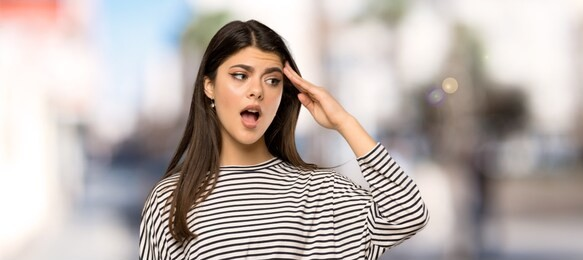
#> input picture face_check_test/people_face/people_ori (1).jpg, 583 x 260 px, found by its file name; its folder holds only this picture in this run
$ python face_check_data.py
#> lines starting #> are read from the running program, lines starting #| are printed output that depends on the picture; after the words box and inside, x2 and y2 are one past the last pixel; in counts of white or black regions, pixels touching at a corner belong together
import cv2
import os

def detect(face_list_path,face_list_name):
    # 声明face_cascade变量，该变量为CascadeClassifier对象，负责人脸检测
#> called with face_list_name = 'people_ori (1)'
    face_cascade = cv2.CascadeClassifier(
        r'face_check\haarcascade_frontalface_default.xml')
    img = cv2.imread(  # 读取图片
        face_list_path)
#> img is the input picture: shape (260, 583, 3); mean B, G, R 172.8, 177, 187.3
    gray = cv2.cvtColor(img, cv2.COLOR_BGR2GRAY)  # 将图片转化为灰度图
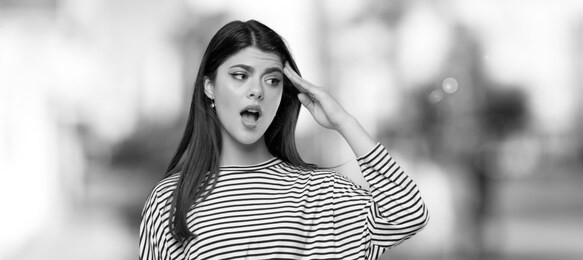
#> gray: shape (260, 583); min 0, max 255, mean 179.6
    faces = face_cascade.detectMultiScale(gray, 1.3, 5)  # 进行实际的人脸检测
#> faces = [[210, 43, 88, 88]]
    for (x, y, w, h) in faces:          #画出人脸矩阵
        img = cv2.rectangle(img, (x, y), (x+w, y+h), (255, 0, 0), 2)
        f = cv2.resize(gray[y:y+h, x:x+2],(200,200))
        cv2.imwrite(os.path.join(r'face_check_test/pgm',face_list_name+'.pgm'),f)
#> this loop made 1 pass
#> pass 1, in detect, `img = cv2.rectangle(img, (x, y), (x+w, y+h), (255, 0, 0), 2)`:
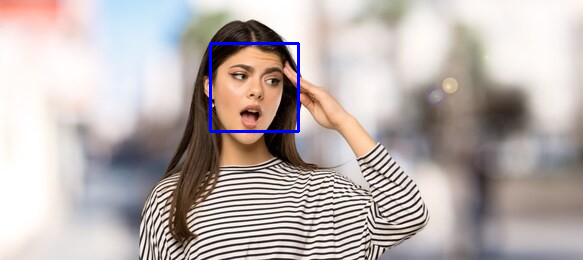
#> img: shape (260, 583, 3); 0.69% of pixels changed, all inside (x1, y1, x2, y2) = (209, 42, 300, 133)
#> pass 1, in detect, `f = cv2.resize(gray[y:y+h, x:x+2],(200,200))`:
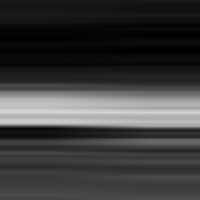
#> f: shape (200, 200); min 1, max 213, mean 60.2
    cv2.imwrite(os.path.join(r'face_check_test/finish_img',face_list_name+'.jpg'), img)


if __name__ == "__main__":
    people_face_path = 'face_check_test\people_face'    #人脸数据路径
    face_lists = os.listdir(people_face_path)        #所有人脸文件
    print(face_lists)
    print(len(face_lists))
    for face_list in face_lists:
        face_list_name = face_list.split('.')[0]
        face_list_path = os.path.join(people_face_path,face_list)
        detect(face_list_path,face_list_name)
    # detect()

$ run again, on face_check_test/people_face/people_ori (5).jpg
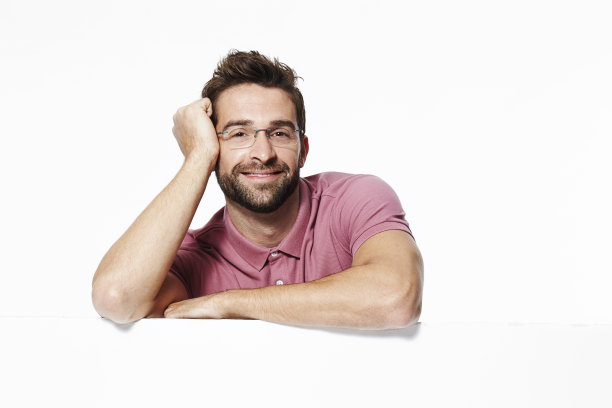
#> input picture face_check_test/people_face/people_ori (5).jpg, 612 x 408 px, found by its file name
#> in detect, img is the input picture: shape (408, 612, 3); mean B, G, R 223.5, 225.7, 234
#> in detect, `gray = cv2.cvtColor(img, cv2.COLOR_BGR2GRAY)`:
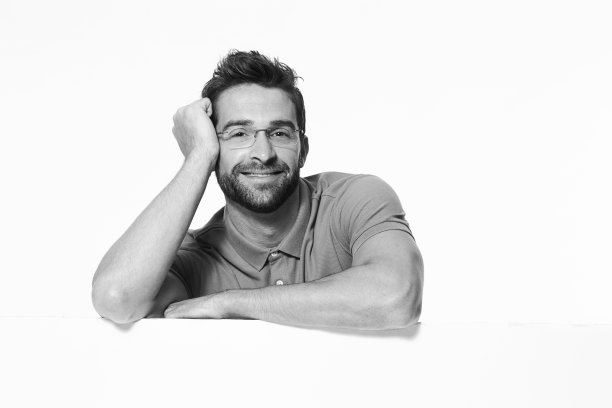
#> gray: shape (408, 612); min 5, max 255, mean 228
#> faces = [[206, 89, 112, 112]]
#> the loop in detect, `for (x, y, w, h) in faces:` made 1 pass
#> pass 1, in detect, `f = cv2.resize(gray[y:y+h, x:x+2],(200,200))`:
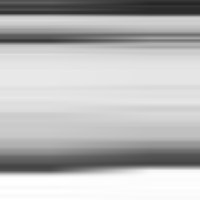
#> f: shape (200, 200); min 38, max 255, mean 185.1

$ run again, on face_check_test/people_face/people_ori (6).jpg
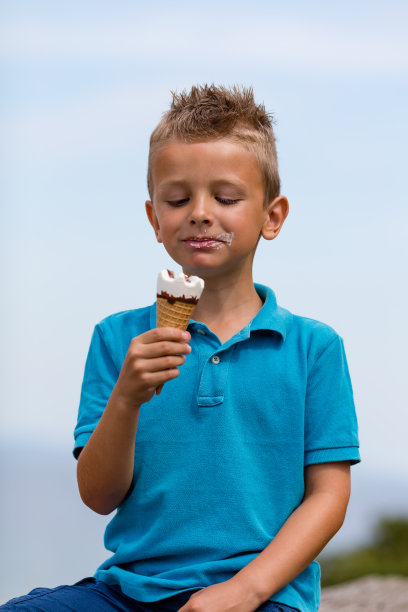
#> input picture face_check_test/people_face/people_ori (6).jpg, 408 x 612 px, found by its file name
#> in detect, img is the input picture: shape (612, 408, 3); mean B, G, R 187.3, 173.9, 148.7
#> in detect, `gray = cv2.cvtColor(img, cv2.COLOR_BGR2GRAY)`:
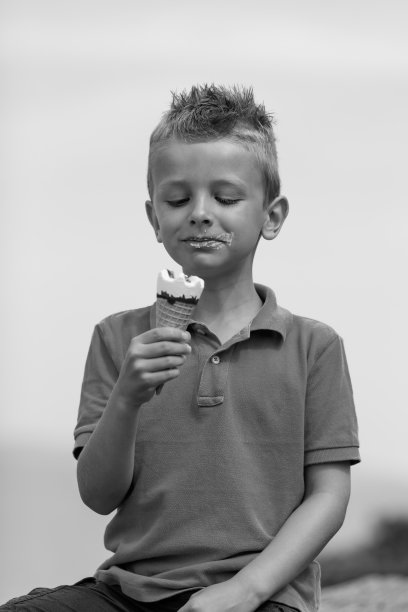
#> gray: shape (612, 408); min 0, max 254, mean 167.9
#> faces = [[134, 142, 136, 136]]
#> the loop in detect, `for (x, y, w, h) in faces:` made 1 pass
#> pass 1, in detect, `img = cv2.rectangle(img, (x, y), (x+w, y+h), (255, 0, 0), 2)`:
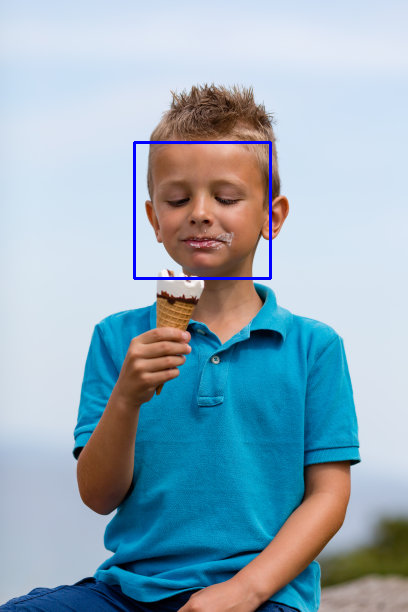
#> img: shape (612, 408, 3); 0.65% of pixels changed, all inside (x1, y1, x2, y2) = (133, 141, 272, 280)

$ run again, on face_check_test/people_face/people_ori (2).jpg
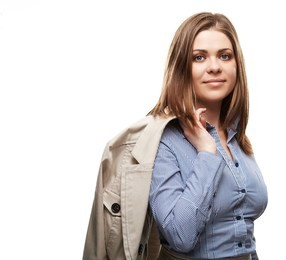
#> input picture face_check_test/people_face/people_ori (2).jpg, 286 x 260 px, found by its file name
#> in detect, img is the input picture: shape (260, 286, 3); mean B, G, R 204.1, 204.2, 209.3
#> in detect, `gray = cv2.cvtColor(img, cv2.COLOR_BGR2GRAY)`:
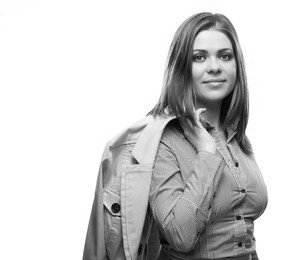
#> gray: shape (260, 286); min 0, max 255, mean 205.7
#> faces = [[182, 31, 65, 65]]
#> the loop in detect, `for (x, y, w, h) in faces:` made 1 pass
#> pass 1, in detect, `f = cv2.resize(gray[y:y+h, x:x+2],(200,200))`:
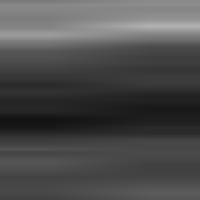
#> f: shape (200, 200); min 19, max 177, mean 75.9

$ run again, on face_check_test/people_face/people_ori (3).jpg
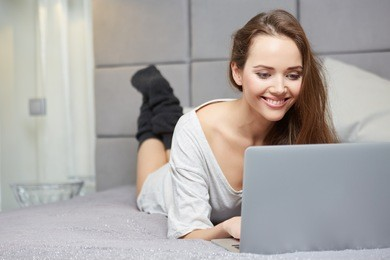
#> input picture face_check_test/people_face/people_ori (3).jpg, 390 x 260 px, found by its file name
#> in detect, img is the input picture: shape (260, 390, 3); mean B, G, R 165.3, 167.8, 172.2
#> in detect, `gray = cv2.cvtColor(img, cv2.COLOR_BGR2GRAY)`:
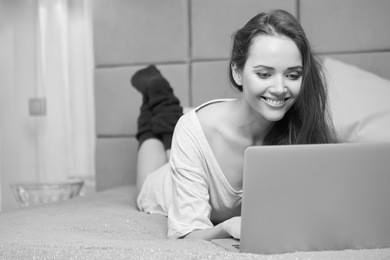
#> gray: shape (260, 390); min 1, max 254, mean 168.8
#> faces = [[236, 42, 79, 79]]
#> the loop in detect, `for (x, y, w, h) in faces:` made 1 pass
#> pass 1, in detect, `f = cv2.resize(gray[y:y+h, x:x+2],(200,200))`:
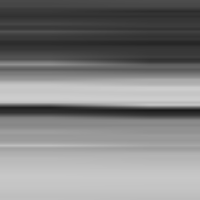
#> f: shape (200, 200); min 25, max 205, mean 128.8
